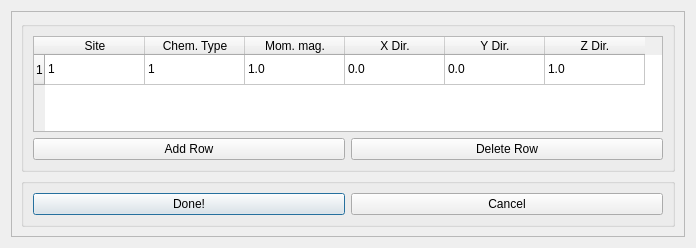
<?xml version="1.0" encoding="UTF-8"?>
<ui version="4.0">
 <class>InpMomCreate</class>
 <widget class="QDialog" name="InpMomCreate">
  <property name="geometry">
   <rect>
    <x>0</x>
    <y>0</y>
    <width>696</width>
    <height>248</height>
   </rect>
  </property>
  <property name="windowTitle">
   <string>Momfile Creation</string>
  </property>
  <layout class="QGridLayout" name="gridLayout_3">
   <item row="0" column="0">
    <widget class="QScrollArea" name="InpMomScrollArea">
     <property name="widgetResizable">
      <bool>true</bool>
     </property>
     <widget class="QWidget" name="scrollAreaWidgetContents">
      <property name="geometry">
       <rect>
        <x>0</x>
        <y>0</y>
        <width>670</width>
        <height>222</height>
       </rect>
      </property>
      <layout class="QGridLayout" name="gridLayout_2">
       <item row="3" column="0" colspan="2">
        <widget class="QGroupBox" name="InMomButtonBox">
         <property name="title">
          <string/>
         </property>
         <layout class="QHBoxLayout" name="horizontalLayout">
          <item>
           <widget class="QPushButton" name="InpMomDone">
            <property name="text">
             <string>Done!</string>
            </property>
           </widget>
          </item>
          <item>
           <widget class="QPushButton" name="InpMomCancel">
            <property name="text">
             <string>Cancel</string>
            </property>
           </widget>
          </item>
         </layout>
        </widget>
       </item>
       <item row="0" column="0" colspan="2">
        <widget class="QGroupBox" name="InMomBox">
         <property name="title">
          <string/>
         </property>
         <layout class="QGridLayout" name="gridLayout">
          <item row="0" column="0" colspan="2">
           <widget class="QTableWidget" name="InMomTable">
            <property name="lineWidth">
             <number>2</number>
            </property>
            <property name="midLineWidth">
             <number>1</number>
            </property>
            <property name="rowCount">
             <number>1</number>
            </property>
            <row/>
            <column>
             <property name="text">
              <string>Site</string>
             </property>
            </column>
            <column>
             <property name="text">
              <string>Chem. Type</string>
             </property>
            </column>
            <column>
             <property name="text">
              <string>Mom. mag.</string>
             </property>
            </column>
            <column>
             <property name="text">
              <string>X Dir.</string>
             </property>
            </column>
            <column>
             <property name="text">
              <string>Y Dir.</string>
             </property>
            </column>
            <column>
             <property name="text">
              <string>Z Dir.</string>
             </property>
            </column>
            <item row="0" column="0">
             <property name="text">
              <string>1</string>
             </property>
            </item>
            <item row="0" column="1">
             <property name="text">
              <string>1</string>
             </property>
            </item>
            <item row="0" column="2">
             <property name="text">
              <string>1.0</string>
             </property>
            </item>
            <item row="0" column="3">
             <property name="text">
              <string>0.0</string>
             </property>
            </item>
            <item row="0" column="4">
             <property name="text">
              <string>0.0</string>
             </property>
            </item>
            <item row="0" column="5">
             <property name="text">
              <string>1.0</string>
             </property>
            </item>
           </widget>
          </item>
          <item row="1" column="0">
           <widget class="QPushButton" name="InMomAddRow">
            <property name="text">
             <string>Add Row</string>
            </property>
           </widget>
          </item>
          <item row="1" column="1">
           <widget class="QPushButton" name="InMomDelRow">
            <property name="text">
             <string>Delete Row</string>
            </property>
           </widget>
          </item>
         </layout>
        </widget>
       </item>
       <item row="2" column="0">
        <spacer name="verticalSpacer">
         <property name="orientation">
          <enum>Qt::Vertical</enum>
         </property>
         <property name="sizeHint" stdset="0">
          <size>
           <width>20</width>
           <height>29</height>
          </size>
         </property>
        </spacer>
       </item>
      </layout>
     </widget>
    </widget>
   </item>
  </layout>
 </widget>
 <resources/>
 <connections/>
</ui>
